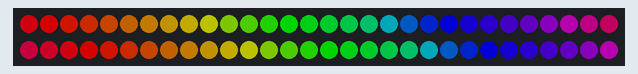
Simulated run of this sketch. Board: Arduino Uno, built with avr-gcc and run on an emulated ATmega328P. On the bench: 60 RGB LEDs in strip order, left to right, continuing on the next row. Dim RGB values are drawn brighter than linear.

Above: at 1.15 s.
At 5.13 s:
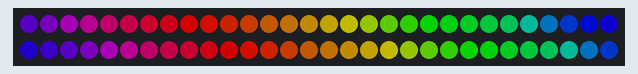
At 8.28 s:
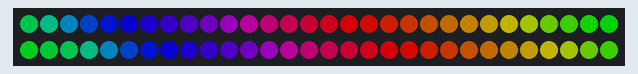
At 13.24 s:
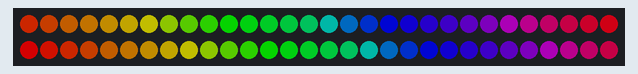
At 20.34 s:
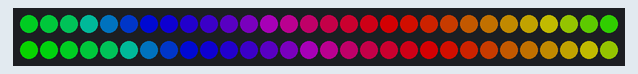
At 38.83 s:
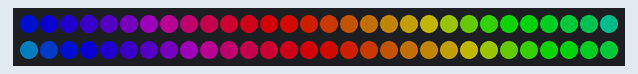

The sketch:

demo_2.ino
```cpp
/* rainbow_beat
 *
 * By: Andrew Tuline
 *
 * Date: July, 2015
 *
 * A rainbow moving back and forth using FastLED function calls with no delays or 'for' loops. Very simple, yet effective.
 *
 */


#include "FastLED.h"                                          // FastLED library.

#if FASTLED_VERSION < 3001000
#error "Requires FastLED 3.1 or later; check github for latest code."
#endif

// Fixed definitions cannot change on the fly.
#define LED_DT 3                                             // Data pin to connect to the strip.
#define LED_CK 11                                             // Clock pin for WS2801 or APA102.
#define COLOR_ORDER GRB                                       // It's GRB for WS2812 and BGR for APA102.
#define LED_TYPE WS2812                                       // Using APA102, WS2812, WS2801. Don't forget to modify LEDS.addLeds to suit.
#define NUM_LEDS 60                                           // Number of LED's.                                         // Number of LED's

// Initialize changeable global variables.
uint8_t max_bright = 128;                                     // Overall brightness definition. It can be changed on the fly.

struct CRGB leds[NUM_LEDS];                                   // Initialize our LED array.


void setup() {

  Serial.begin(115200);                                        // Initialize serial port for debugging.
  delay(1000);                                                // Soft startup to ease the flow of electrons.

LEDS.addLeds<LED_TYPE, LED_DT, COLOR_ORDER>(leds, NUM_LEDS);         // For WS2812B


  FastLED.setBrightness(max_bright);
  FastLED.setMaxPowerInVoltsAndMilliamps(5, 500);               // FastLED Power management set at 5V, 500mA

} // setup()


void loop () {

    rainbow_beat();
    FastLED.show();

} // loop()


void rainbow_beat() {

  uint8_t beatA = beatsin8(17, 0, 255);                        // Starting hue
  uint8_t beatB = beatsin8(13, 0, 255);
  fill_rainbow(leds, NUM_LEDS, (beatA+beatB)/2, 8);            // Use FastLED's fill_rainbow routine.

} // rainbow_beat()
```
